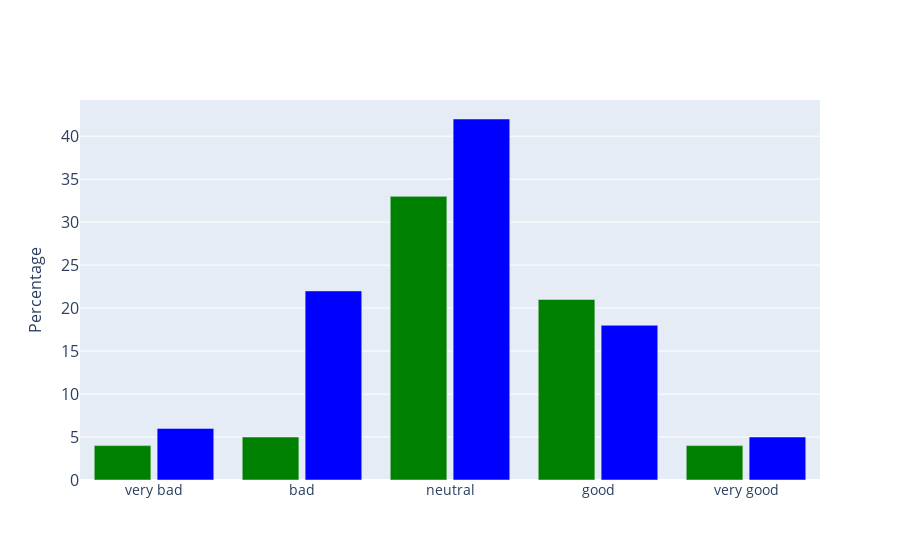

This figure's notebook cell:
### Code cell
opinions = ['very bad', 'bad', 'neutral', 'good', 'very good']

fig = go.Figure()
fig.add_trace(go.Bar(x=opinions,
                y=[4,5,33,21,4],
                name='Hanoi-UTM',
                marker_color='green'
                ))
fig.add_trace(go.Bar(x=opinions,
                y=[6,22,42,18,5],
                name='Nguyen 2023',
                marker_color='blue'
                ))


fig.update_layout(
    #title='Modal share statistic in 3 different studies',
    xaxis_tickfont_size=14,
    yaxis=dict(
        title='Percentage',
        titlefont_size=16,
        tickfont_size=16,
    ),
    showlegend=False,
    barmode='group',
    bargap=0.15, # gap between bars of adjacent location coordinates.
    bargroupgap=0.1 # gap between bars of the same location coordinate.
)
fig.show()
fig.write_image('../Figures/opinion_car.pdf')

### Figure 1 — Plotly figure (JSON) as saved in the notebook; plotly's stock layout.template omitted (floating-point values rounded to 4 significant figures)
{"data": [{"marker": {"color": "green"}, "name": "Hanoi-UTM", "type": "bar", "x": ["very bad", "bad", "neutral", "good", "very good"], "y": [4, 5, 33, 21, 4]}, {"marker": {"color": "blue"}, "name": "Nguyen 2023", "type": "bar", "x": ["very bad", "bad", "neutral", "good", "very good"], "y": [6, 22, 42, 18, 5]}], "layout": {"bargap": 0.15, "bargroupgap": 0.1, "barmode": "group", "showlegend": false, "xaxis": {"tickfont": {"size": 14}}, "yaxis": {"tickfont": {"size": 16}, "title": {"font": {"size": 16}, "text": "Percentage"}}}}
